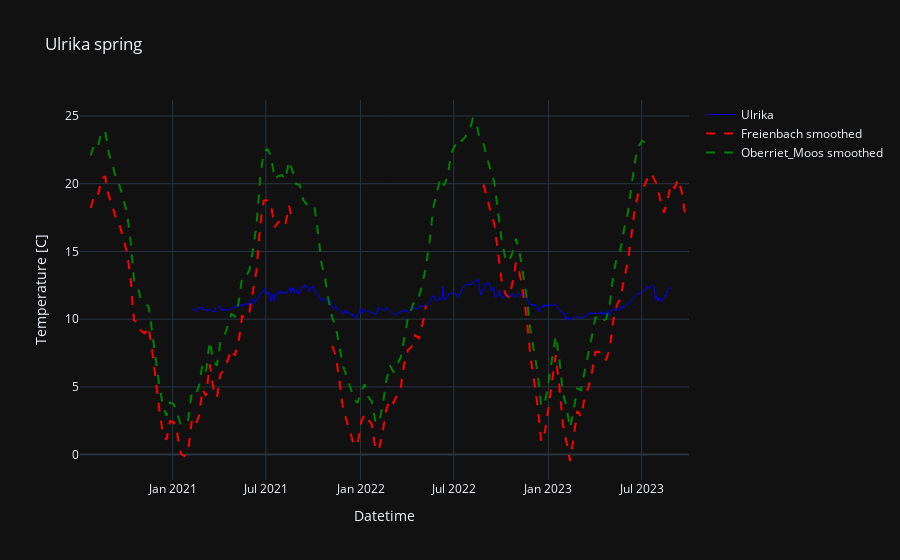

Here is the notebook cell this chart was saved with:
### Markdown cell above
## spring temperature and air temperature
### Ulrika

### Code cell
# creates an interactive plot of spring temperature and air temperature
spring_name = 'Ulrika'
meteo_names = ['Freienbach', 'Oberriet_Moos']
resolution = ('D', 'W') # temporal resolution of spring and precipitation: '10min' 'H', 'D', 'M'  # 10min not for all meteo st.
start = None # '2022-01-25'
end = None # '2022-02-25'
Data_Visualization.plot_spring_temperature_interactive(spring_name, meteo_names, resampled_spring_data_dfs, resampled_temp_data_dfs, resolution, start=start, end=end)

### Figure 1 — Plotly figure (JSON) as saved in the notebook; plotly's stock layout.template omitted (floating-point values rounded to 4 significant figures; data arrays with more than 128 entries replaced by an {"elided": "..."} marker saying what was removed)
{"data": [{"line": {"color": "blue", "width": 1}, "mode": "lines", "name": "Ulrika", "x": {"elided": "931 str values"}, "y": {"elided": "931 float values"}, "type": "scatter"}, {"line": {"color": "red", "dash": "dash", "width": 2}, "mode": "lines", "name": "Freienbach smoothed", "x": {"elided": "170 str values"}, "y": {"elided": "170 float values"}, "type": "scatter"}, {"line": {"color": "green", "dash": "dash", "width": 2}, "mode": "lines", "name": "Oberriet_Moos smoothed", "x": {"elided": "158 str values"}, "y": {"elided": "158 float values"}, "type": "scatter"}], "layout": {"title": {"text": "Ulrika spring"}, "xaxis": {"title": {"text": "Datetime"}}, "yaxis": {"title": {"text": "Temperature [C]"}}}}
